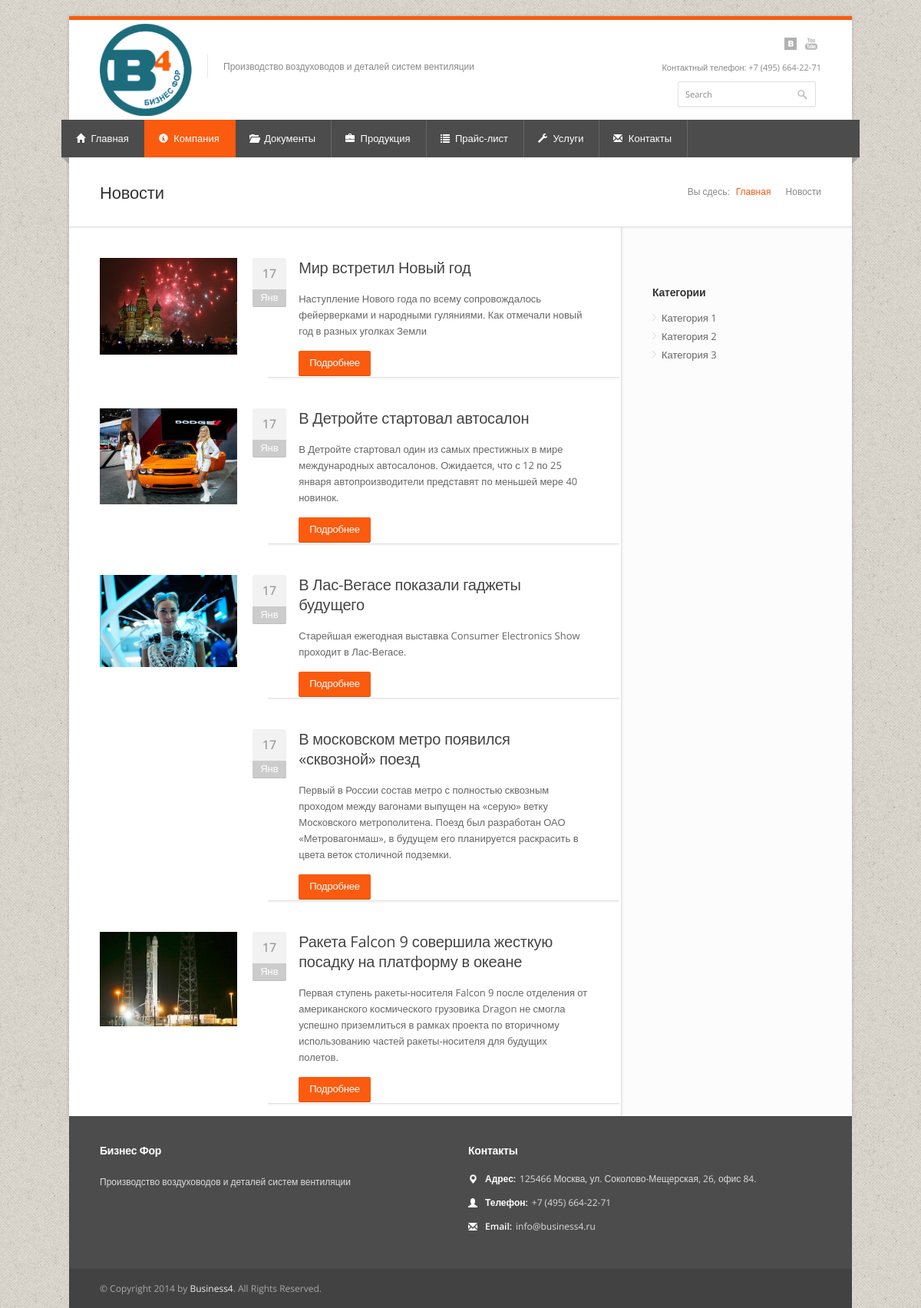
Screenshot of /blog/ with the database file from the repository.
### blog/models.py (models this page shows, shortened)
class Post(models.Model):
    title = models.CharField(max_length=255)
    datetime = models.DateField(u'Дата публикации')
    short_content = models.TextField(max_length=500)
    content = HTMLField()
    image = models.ImageField(upload_to='upload_images', blank=True, null=True)
    category = models.ManyToManyField(Category, related_name='post_set')
    def get_absolute_url(self):
        return "/blog/%i/" % self.id

class Category(models.Model):
    title = models.CharField(max_length=255)
    def get_absolute_url(self):
        return "/blog/category/%i/" % self.id

### blog/views.py (the view)
def post_main(request):
    post_list = Post.objects.all()
    category_list = Category.objects.all()
    return render(request, 'blog/post_main.html',
                  {
                      'post_list': post_list,
                      'category_list': category_list
                  }
    )

### templates/blog/post_main.html
{% extends "blog/blog_base.html" %}
{% block content %}
    {% for post in post_list reversed %}
        <article class="post medium">
            <div class="medium-image">
                <figure class="post-img picture">
                    <a href="{{ post.get_absolute_url }}"><img src="{{ post.image.url }}" alt=""/></a>
                </figure>
            </div>
            <section class="date">
                <span class="day">{{ post.datetime|date:"j" }}</span>
                <span class="month">{{ post.datetime|date:"M" }}</span>
            </section>
            <div class="medium-content">
                <header class="meta">
                    <h2><a href="{{ post.get_absolute_url }}">{{ post.title }}</a></h2>
                </header>
                <p>{{ post.short_content }}</p>
                <a href="{{ post.get_absolute_url }}" class="button color">Подробнее</a>
                <div class="line"></div>
            </div>
        </article>
    {% empty %}
    <p>Нет новостей</p>
    {% endfor %}
{% endblock %}
{% block categories %}
        <nav class="widget">
            <h4>Категории</h4>
            <ul class="categories">
                {% for cat in category_list %}
                <li><a href="{{ cat.get_absolute_url }}">{{ cat.title }}</a></li>
                {% endfor %}
            </ul>
        </nav>
{% endblock %}

### static/css/colors/orange.css (style rules this page uses)
.button.gray:hover, .button.light:hover, .button.color, input[type="button"], input[type="submit"], input[type="button"]:focus, input[type="submit"]:focus { background: #fa5b0f; }

### static/css/base.css (style rules this page uses)
html, body, div, span, applet, object, iframe, h1, h2, h3, h4, h5, h6, p, blockquote, pre, a, abbr, acronym, address, big, cite, code, del, dfn, em, img, ins, kbd, q, s, samp, small, strike, strong, sub, sup, tt, var, b, u, i, center, dl, dt, dd, ol, ul, li, fieldset, form, label, legend, table, caption, tbody, tfoot, thead, tr, th, td, article, aside, canvas, details, embed, figure, figcaption, footer, header, hgroup, menu, nav, output, ruby, section, summary, time, mark, audio, video { margin: 0; padding: 0; border: 0; font-size: 100%; font: inherit; vertical-align: baseline; }
article, aside, details, figcaption, figure, footer, header, hgroup, menu, nav, section { display: block; }
body { line-height: 1; }
ol, ul { list-style: none; }
body { background: url(../images/bg/noise.png) repeat; font-size: 13px; line-height: 21px; color: #666; -webkit-font-smoothing: antialiased; -webkit-text-size-adjust: 100%; }
body, h1, h2, h3, h4, h5, h6, .button, input[type="button"], input[type="submit"], input[type="text"], input[type="password"], input[type="email"], textarea, select { font-family: "Open Sans", "HelveticaNeue", "Helvetica Neue", Helvetica, Arial, sans-serif; }
#wrapper img { height: auto; max-width: 100%; }
img, object, video { height: auto; display: block; }
img { width: auto; border: 0; -ms-interpolation-mode: bicubic; }
h1, h2, h3, h4, h5, h6 { color: #333; font-weight: 600; letter-spacing: -0.2px; }
h1 a, h2 a, h3 a, h4 a, h5 a, h6 a { font-weight: inherit; }
h2 { font-size: 22px; line-height: 30px; }
h4 { font-size: 14px; line-height: 30px; }
p { margin: 0 0 15px 0; line-height: 21px; }
a, a:visited { color: #169fe6; text-decoration: none; outline: 0; -webkit-transition: color 0.1s ease-in-out; -moz-transition: color 0.1s ease-in-out; -o-transition: color 0.1s ease-in-out; -transition: color 0.1s ease-in-out; }
ul, ol { margin: 0; }
ul { list-style: none outside; }
li { line-height: 18px; }

### rows the page displays
Post: image (picture), datetime "17", datetime "Янв", title "Мир встретил Новый год", short_content "Наступление Нового года по всему сопровождалось фейерверками и народными гуляниями. Как отмечали новый год в разных уголках Земли"
Post: image (picture), datetime "17", datetime "Янв", title "В Детройте стартовал автосалон", short_content "В Детройте стартовал один из самых престижных в мире международных автосалонов. Ожидается, что с 12 по 25 января автопроизводители представят по меньшей мере 40 новинок."
Post: image (picture), datetime "17", datetime "Янв", title "В Лас-Вегасе показали гаджеты будущего", short_content "Старейшая ежегодная выставка Consumer Electronics Show проходит в Лас-Вегасе."
Post: datetime "17", datetime "Янв", title "В московском метро появился «сквозной» поезд", short_content "Первый в России состав метро с полностью сквозным проходом между вагонами выпущен на «серую» ветку Московского метрополитена. Поезд был разработан ОАО «Метровагонмаш», в будущем его планируется раскрасить в цвета веток столичной подземки."
Post: image (picture), datetime "17", datetime "Янв", title "Ракета Falcon 9 совершила жесткую посадку на платформу в океане", short_content "Первая ступень ракеты-носителя Falcon 9 после отделения от американского космического грузовика Dragon не смогла успешно приземлиться в рамках проекта по вторичному использованию частей ракеты-носителя для будущих полетов."
Category: title "Категория 1"
Category: title "Категория 2"
Category: title "Категория 3"
